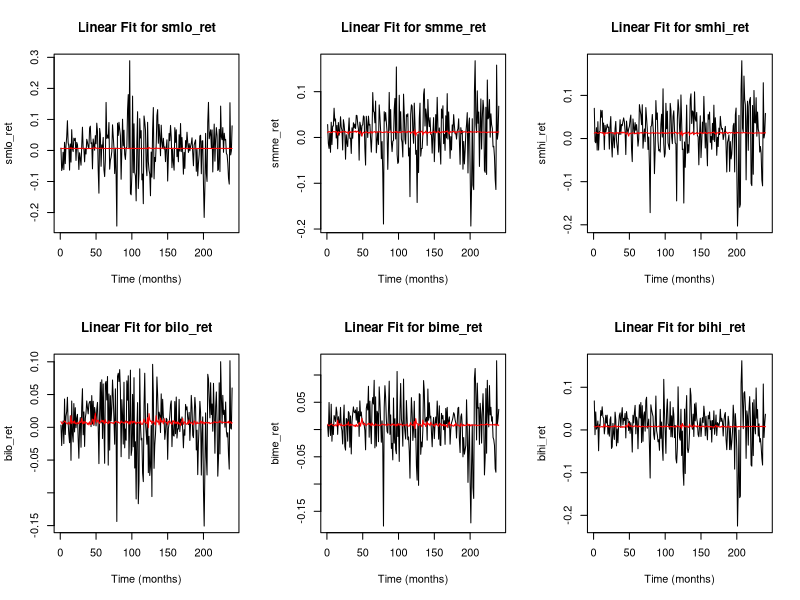
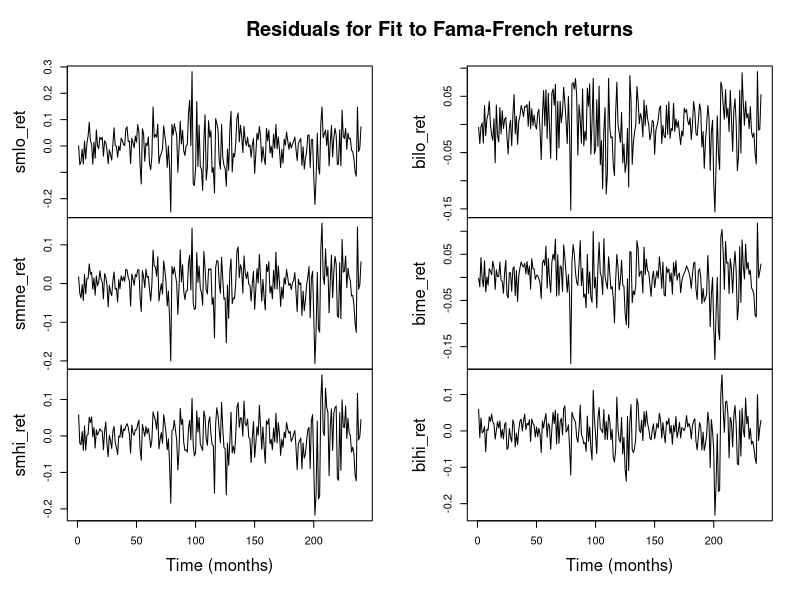

Here is the R script that generated these plots, in order: (Note: this script raises an error after producing the figures.)
# Import libraries
library(timeSeries)
library(tseries)
library(fGarch)
library(xtable)

#------------------------------ SETUP ------------------------------------

# Setup top directory
setwd("/Users/logang/Documents/Code/python/Stat240")

# Load data
SandP500 = as.matrix(read.csv("data/SandP500_returns.csv",header=F))
FF = as.matrix(read.csv("data/FF_returns.csv",header=F))
dates = read.csv("data/dates.csv",header=F)[,1]
colnames(FF) = c('smlo_ret', 'smme_ret', 'smhi_ret', 'bilo_ret', 'bime_ret', 'bihi_ret')

# get number of observations and stocks
n = dim(FF)[1]
m = dim(FF)[2] 

#---------------------------- PROBLEM 1A ----------------------------------

# Regress Fama-French returns on SandP500
beta_CIs = alpha_CIs = coefs = matrix(0,m,2)
residuals = estimates = matrix(0,n,m)
for(i in 1:m)
{
  # Fit the linear model
  fit = lm(FF[,i]~SandP500)
  # Get parameters and 95% intervals for the parameters
  coefs[i,]=fit$coefficients
  residuals[,i] = fit$residuals
  estimates[,i] = predict(fit)
  alpha_CIs[i,]=confint(fit)[2,]
  beta_CIs[i,]=confint(fit)[2,]
}

# Plot fits and residuals
pdf("figures/Problem1a_FamaFrench_linear_fit_plots.pdf",height=7, width=9)
par(mfrow=c(2,3))
for(i in 1:m)
{
  FF_ts = timeSeries(FF[,i])
  est_ts = timeSeries(estimates[,i])
  plot(FF_ts,col="black",xlab="Time (months)",ylab=colnames(FF)[i], main=paste("Linear Fit for",colnames(FF)[i]))
  lines(est_ts,col="red")
}
dev.off()

# Plot fit residuals
resids_ts = timeSeries(residuals)
pdf("figures/Problem1a_FamaFrench_residal_plots.pdf")
colnames(resids_ts) = colnames(FF)
plot(resids_ts,col="black",xlab="Time (months)", main="Residuals for Fit to Fama-French returns")
dev.off()

# Print 95% confidence intervals to LaTeX
alpha_results = cbind(coefs[,1], alpha_CIs)
beta_results = cbind(coefs[,2], beta_CIs)
print(xtable(alpha_results,digits=4), type="latex", file="figures/tables/Problem1a_alpha_results.tex")
print(xtable(beta_results),digits=4, type="latex", file="figures/tables/Problem1a_beta_results.tex")

#---------------------------- PROBLEM 1B & C --------------------------------
# -- Fit AR(1)-GARCH(1,1)
# Leave the last point out for prediction
FF_test = FF[n,]
FF = FF[1:(n-1),]
dates = dates[1:(n-1)]

# Plot Fama French time series
pdf("figures/Problem1b_return_time_series.pdf")
FF_ts = timeSeries(FF)
plot(FF_ts,col="black",main="Fama French Portfolio Returns")
dev.off()

# Initialize containers for AR(1) model results
ar_fits = FF_garch_fits = FF_garch_st_fits = list()
ar_coefs = matrix(0,m,2)
cov_pred = matrix(0,m,m)
residmat = matrix(0,n-2,m)
std_innovations = std_innovations_st = matrix(0,n-2,m)
coefmat = coefmat_st = matrix(0,m,4)
ar_residmat = matrix(0,n-2,m)

# Fit AR(1)-GARCH(1,1) models to the Fama French portfolio returns
for(i in 1:m)
{
  # generate times
  FF_ts = timeSeries(FF[,i],as.character(dates))
  
  # Get ACF and PACF of data
  FF_acf = acf(FF[,i])
  FF_pacf = pacf(FF[,i])
  
  # fit AR(1) model and get coefficients and residuals
  ar_fits[[i]] = arma(FF[,i],order=c(1,0))
  ar_coefs[i,] = ar_fits[[i]]$coef
  resids_ts = na.omit(timeSeries(ar_fits[[i]]$resid,as.character(dates)))
  ar_residmat[,i] = resids_ts
  
  # Get ACF and PACF of residuals
  FF_acf_resids = acf(resids_ts)
  FF_pacf_resids = pacf(resids_ts)
  
  # Plot before and after ACF and PACF
  pdf(paste("figures/Problem1b_ACF_and_PACFs_",colnames(FF)[i],".pdf"))
  par(mfrow=c(2,2))
  plot(FF_acf, main=paste("ACF for",colnames(FF)[i]))
  plot(FF_pacf,main=paste("PACF for",colnames(FF)[i]))
  plot(FF_acf_resids, main=paste("ACF of residuals for",colnames(FF)[i]))
  plot(FF_pacf_resids, main=paste("ACF of residuals for",colnames(FF)[i]))
  dev.off()
    
  # Fit standard and studentized GARCH models to residuals of AR(1) model
  FF_garch_fits[[i]] = garchFit(. ~ garch(1,1), data=resids_ts,trace=F)
  FF_garch_st_fits[[i]] = garchFit(formula = ~ garch(1,1), data=resids_ts, cond.dist="std",trace=F)

  # Gather coefficents, volatilities, and residuals  
  coefs = coef(FF_garch_fits[[i]])
  coefmat[i,] = coefs
  garch_resids = residuals(FF_garch_fits[[i]])
  vols = volatility(FF_garch_fits[[i]])
  
  # Gather coefficents, volatilities, and residuals for Studentized GARCH fit
  coefs_st = coef(FF_garch_st_fits[[i]])
  coefmat_st[i,] = coefs_st[1:4]
  garch_resids_st = residuals(FF_garch_st_fits[[i]])
  vols_st = volatility(FF_garch_st_fits[[i]])
  
  # Construct one-step-ahead covariance matrix diagonal
  cov_pred[i,i] = coefs[2] + coefs[4]*vols[n-2]^2 + coefs[3]*resids[n-2]^2
  
  # Calculate standardized innovations
  std_innovations[,i]=garch_resids/vols
  std_innovations_st[,i]=garch_resids_st/vols_st
}

# Save coefficents to LaTeX
print(xtable(ar_coefs,digits=4), type="latex", file="figures/tables/Problem1b_ar_coefs_results.tex")
print(xtable(coefmat,digits=4), type="latex", file="figures/tables/Problem1b_coef_results.tex")
print(xtable(coefmat_st,digits=4), type="latex", file="figures/tables/Problem1b_coef_studentized_results.tex")

# Plot AR(1) fit residuals
ar_residmat = timeSeries(ar_residmat)
colnames(ar_residmat) = colnames(FF)
pdf("figures/Problem1b_AR1_fit_residuals.pdf")
plot(ar_residmat,col="black",main="Residuals from AR(1) fits to Fama French portfolios")
dev.off()

# Plot GARCH(1,1) fit standard innovations
garch_inno = timeSeries(std_innovations)
colnames(garch_inno) = colnames(FF)
pdf("figures/Problem1b_GARCH1_1_fit_std_innovations.pdf")
plot(garch_inno,col="black",main="Innovations from GARCH(1,1) fits to F-F portfolios")
dev.off()

# Plot GARCH(1,1) fit standard innovations
garch_inno_st = timeSeries(std_innovations_st)
colnames(garch_inno_st) = colnames(FF)
pdf("figures/Problem1b_GARCH1_1_fit_std_innovations_studentized.pdf")
plot(garch_inno_st,col="black",main="Innovations from GARCH(1,1) studentized fits to F-F portfolios")
dev.off()

# Estimate one-step-ahead mean 
mean_pred = ar_coefs[,2] + diag(ar_coefs[,1])%*%FF[n-1,]

# Generate off-diagonal one-step-ahead covariance matrix entries
for(i in 2:m)
{
  for(j in 1:(i-1))
  {
    cov_pred[i,j]=sqrt(cov_pred[i,i]*cov_pred[j,j])*cor(std_innovations[,i],std_innovations[,j])
    cov_pred[j,i]=cov_pred[i,j]
  }
}

# Print predicted mean and covariance to LaTeX
print(xtable(mean_pred,digits=4), type="latex", file="figures/tables/Problem1c_mean_pred.tex")
print(xtable(cov_pred,digits=4), type="latex", file="figures/tables/Problem1c_cov_pred.tex")

#---------------------------- PROBLEM 1D ----------------------------------
# MATLAB
